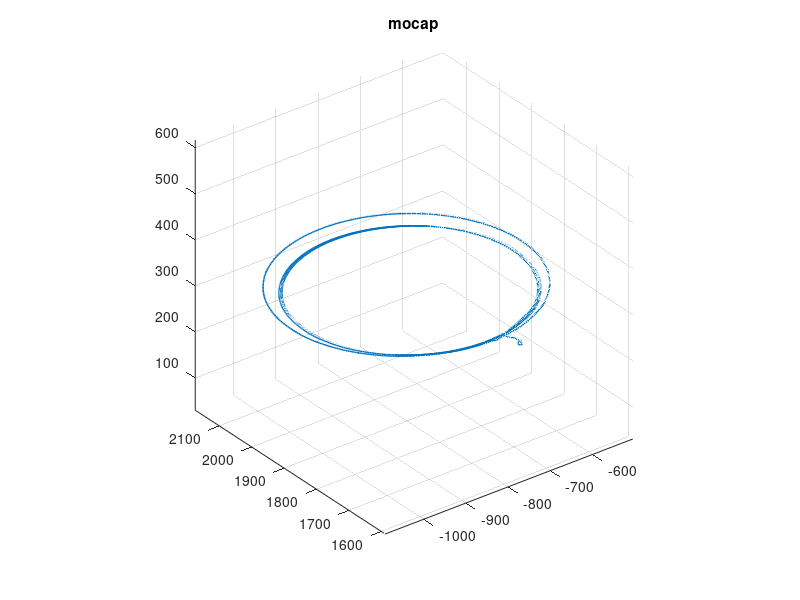

MATLAB code to generate this figure:
clc
clear all

% load data
% ar = load("mocap/equal_mocap_2022_01_28_0.txt");
ar = load("mocap/equal_mocap_2022_01_28_1.txt");

center_index = 2;

tot_tick = length(ar);

% find start transform
% average quaternion and translation

% express points in start axis

% plot path
st = 1;   %% start tick
et = tot_tick;  %% end tick

figure(11)
subplot(1,1,1)
plot3(ar(st:et,center_index), ar(st:et,center_index+1), ar(st:et,center_index+2), 'LineWidth',1)
title('mocap')
hold on
axis equal
hold off
grid on
